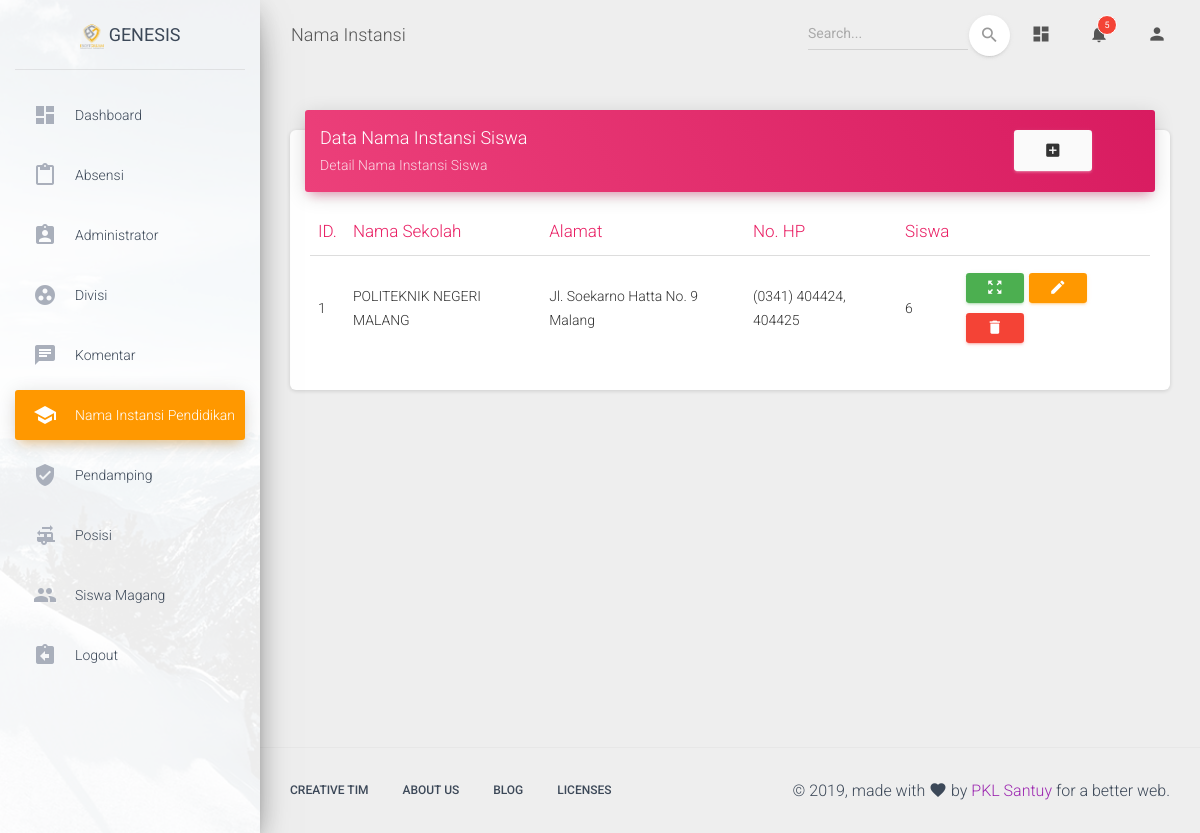
The page /index.php/Admin/NamaInstansi on the database as committed earlier.
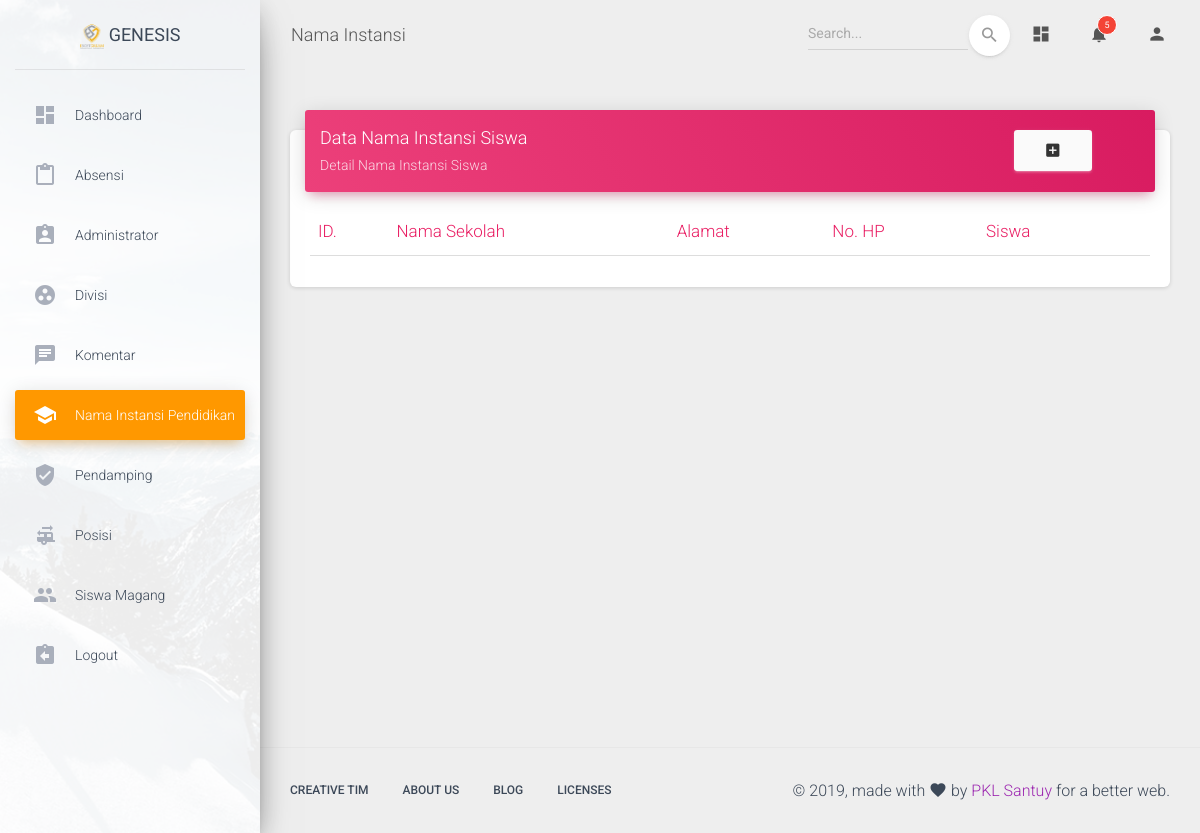
The same page on the database as committed later.
### tables this page shows
CREATE TABLE `nama_instansi` (
  `id_instansi` int(11) NOT NULL,
  `nama_sekolah` varchar(55) NOT NULL,
  `alamat` varchar(100) NOT NULL,
  `no_hp` varchar(45) NOT NULL,
  `logo_instansi` varchar(100) NOT NULL,
  `fk_id_siswa` int(11) NOT NULL
);

### application/controllers/Admin/NamaInstansi.php (called while the page is built, shortened)
<?php
class NamaInstansi extends CI_Controller {
	public function __construct()
	{
		$this->load->library('form_validation');
		$this->load->model('NamaInstansiModel');
	}
	public function index()
	{
		$data['data'] = $this->NamaInstansiModel->get();
		$this->load->view('admin/nama_instansi/template/header');
		$this->load->view('admin/nama_instansi/index',$data);
		$this->load->view('admin/nama_instansi/template/footer');
	}
}

### index.php (called while the page is built, shortened)
<?php
require_once BASEPATH.'core/CodeIgniter.php';

### application/models/NamaInstansiModel.php (called while the page is built, shortened)
<?php
class NamaInstansiModel extends CI_Model {
	public function get()
	{
		$this->db->select("nama_instansi.*");
		$this->db->order_by('id_instansi','desc');
		return $this->db->get('nama_instansi')->result();
	}
}

### application/views/admin/nama_instansi/index.php (the view)
<?php $c_name = "NamaInstansi" ?>
      <div class="content">
        <div class="container-fluid">
          <div class="row">
          <div class="col-md-12">
              <div class="card">
                <div class="card-header card-header-rose">
                  <div class="row">
                    <div class="col-md-10">
                  <h4 class="card-title ">Data Nama Instansi Siswa</h4>
                  <p class="card-category">Detail Nama Instansi Siswa</p>
                  </div>
                  <div class="col-xs-2">
                    <a href="<?= base_url('index.php/Admin/NamaInstansi/insert') ?>" rel="tooltip" title="Tambah Data" class="btn btn-secondary">
                      <i class="material-icons">add_box</i>
                    </a>
                  </div>
                </div>
              </div>
                <div class="card-body">
                  <div class="table-responsive">
                    <table class="table">
                    <thead class=" text-rose">
                      <th>ID.</th>
                      <th>Nama Sekolah</th>
                      <th>Alamat</th>
                      <th>No. HP</th>
                      <th>Siswa</th>
                      <th></th>
                    </thead>
                    <tbody>
                      <?php foreach ($data as $key => $value): ?>
                        <tr>
                          <td><?php echo ++$key; ?></td>
                          <td><?php echo $value->nama_instansi ?></td>
                          <td><?php echo $value->alamat ?></td>
                          <td><?php echo $value->no_hp ?></td>
                          <td><?php echo $value->fk_id_siswa ?></td>
                          <td>
                            <a class="btn btn-sm btn-success" href="#" rel="tooltip" title="Detail"><i class="material-icons">zoom_out_map</i></a>
                            <a class="btn btn-sm btn-warning" href="<?php echo site_url("Admin/".$c_name."/update/".$value->id_instansi) ?>"  rel="tooltip" title="Edit"><i class="material-icons">edit</i></a>
                            <a href="<?php echo site_url("Admin/".$c_name."/delete/".$value->id_instansi) ?>" onclick="return confirm('Apakah anda yakin?')" class="btn btn-sm btn-danger"  rel="tooltip" title="Hapus"><i class="material-icons">delete</i></a>
                          </td>
                        </tr>
                        <?php endforeach ?>
                    </tbody>
                  </table>
                  </div>
                </div>
              </div>
            </div>
          </div>
        </div>
      </div>

Rows that differ between the two databases and show on the page:
removed nama_instansi: nama_instansi "POLITEKNIK NEGERI MALANG", alamat "Jl. Soekarno Hatta No. 9 Malang", no_hp "(0341) 404424, 404425", fk_id_siswa "6"
